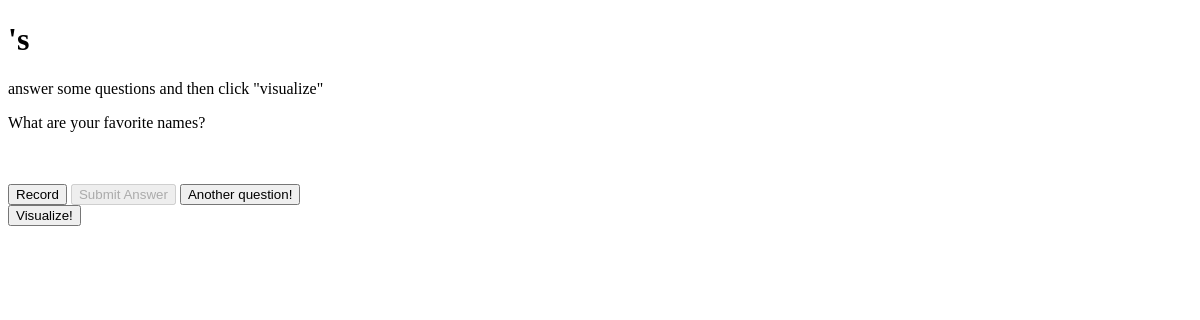
The page /users/5 on the database as committed earlier.
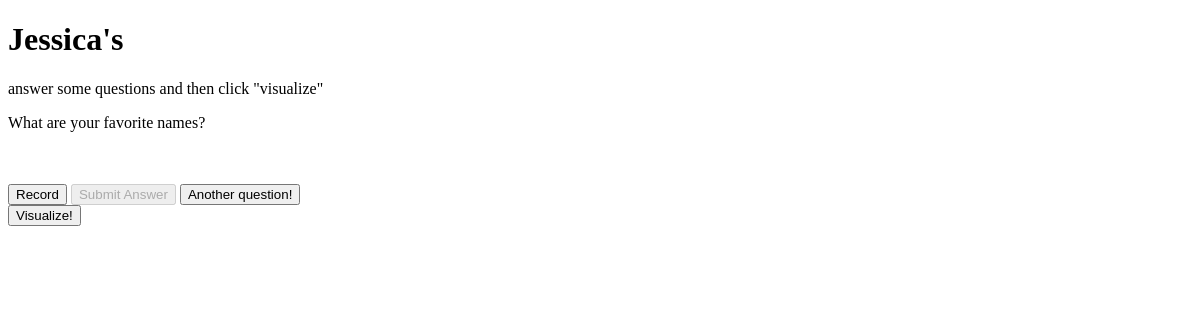
The same page on the database as committed later.
### model.py (models this page shows, shortened)
class Question(db.Model):
    __tablename__ = "questions"
    question_id = db.Column(db.Integer, autoincrement=True, primary_key=True)
    question_text = db.Column(db.String(500))
    category_id = db.Column(db.Integer, db.ForeignKey('categories.category_id'))
    category = db.relationship("Category",
                          backref=db.backref("questions", order_by=question_id))

class User(db.Model):
    __tablename__ = "users"
    user_id = db.Column(db.Integer, autoincrement=True, primary_key=True)
    email = db.Column(db.String(64), nullable=True)
    password = db.Column(db.String(64), nullable=True)
    first_name = db.Column(db.String(80))
    last_name = db.Column(db.String(80))

### server.py (the view)
@app.route("/users/<int:user_id>", methods=['GET'])
def user_profile(user_id):
    all_questions = db.session.query(Question.question_text, Question.question_id).all()
    unformatted_question = random.choice(all_questions)
    question_text = str(unformatted_question[0])
    question_id = unformatted_question[1]
    user = User.query.get(user_id)
    session["question_id"] = question_id
    return render_template("user_alarm.html", user=user, question_text=question_text, question_id=question_id)

### templates/user_alarm.html (shortened to what this page needs)
<!DOCTYPE html>
<html>
<head>
</head>
<body>
  <h1>{{ user.first_name }}'s</h1>
  <p>answer some questions and then click "visualize"</p>
  <p id="question_text">{{ question_text }}</p>
  <br><br>
  <button onclick="startRecording(this);">Record</button>
  <button id="submit_answer" onclick="stopRecording(this);" disabled>Submit Answer</button>
  <button id="next_question">Another question!</button>
  <form action="/visualize" method="GET">
  <input type="submit" value="Visualize!">
  </form>
</body>
</html>

Rows that differ between the two databases and show on the page:
added User: first_name "Jessica"
